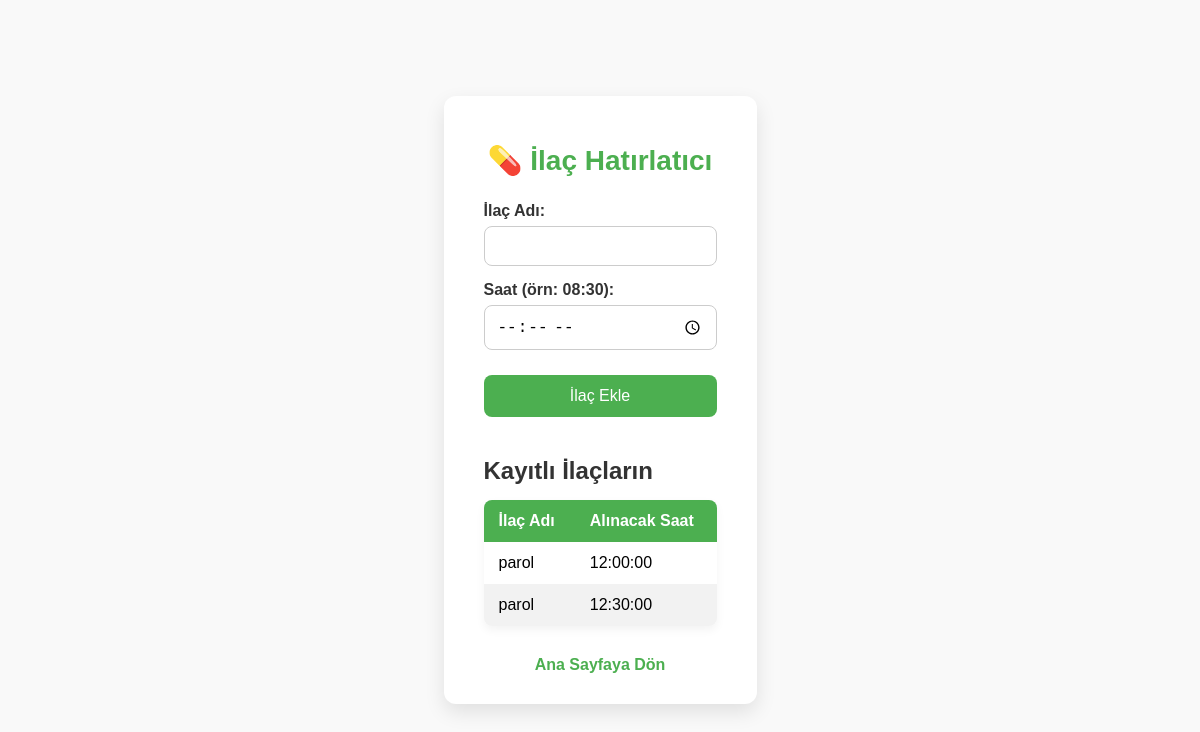
Page /pages/ilachatirlatici.php (signed in) on the committed database.
### tables this page shows
CREATE TABLE `ilaclar` (
  `id` int(11) NOT NULL,
  `user_id` int(11) NOT NULL,
  `ilac_ismi` varchar(255) NOT NULL,
  `ilac_saati` time NOT NULL
);

### pages/ilachatirlatici.php (the view, shortened to what this page needs)
<?php
include __DIR__ . '/../includes/connection.php';
$userId = $_SESSION['user_id'] ?? 1;
$stmt = $connection->prepare("SELECT * FROM ilaclar WHERE user_id = :user_id ORDER BY ilac_saati");
$stmt->bindParam(':user_id', $userId);
$stmt->execute();
$ilaclar = $stmt->fetchAll(PDO::FETCH_ASSOC);
?>
<!DOCTYPE html>
<html lang="tr">
<head>
    <link rel="stylesheet" href="../assets/css/ilachatirlatici.css?v=<?= time(); ?>">
</head>
<body>
    <div class="container">
        <h1>💊 İlaç Hatırlatıcı</h1>
        <form method="post" action="">
            <label for="ilac_ismi">İlaç Adı:</label>
            <input type="text" name="ilac_ismi" id="ilac_ismi" required />
            <label for="ilac_saati">Saat (örn: 08:30):</label>
            <input type="time" name="ilac_saati" id="ilac_saati" required />
            <button type="submit">İlaç Ekle</button>
        </form>
        <h2>Kayıtlı İlaçların</h2>
        <?php if (count($ilaclar) > 0): ?>
            <table>
                <thead>
                    <tr>
                        <th>İlaç Adı</th>
                        <th>Alınacak Saat</th>
                    </tr>
                </thead>
                <tbody>
                    <?php foreach ($ilaclar as $ilac): ?>
                        <tr>
                            <td><?=htmlspecialchars($ilac['ilac_ismi'])?></td>
                            <td><?=htmlspecialchars($ilac['ilac_saati'])?></td>
                        </tr>
                    <?php endforeach; ?>
                </tbody>
            </table>
        <?php else: ?>
            <p>Henüz kayıtlı ilaç yok.</p>
        <?php endif; ?>
        <a href="../index.php">Ana Sayfaya Dön</a>
    </div>
</body>
</html>

### assets/css/ilachatirlatici.css (style rules this page uses)
* { box-sizing: border-box; }
body, html { height: 100%; margin: 0; font-family: 'Poppins', sans-serif; background-color: #f9f9f9; display: flex; justify-content: center; align-items: center; padding: 20px; }
.container { background-color: white; max-width: 450px; width: 100%; border-radius: 12px; padding: 30px 40px; box-shadow: 0 8px 20px rgba(0,0,0,0.1); text-align: center; }
h1 { color: #4CAF50; margin-bottom: 25px; font-size: 28px; }
form label { display: block; text-align: left; font-weight: 600; color: #333; margin-bottom: 6px; margin-top: 15px; }
form input[type="text"], form input[type="time"] { width: 100%; padding: 10px 12px; font-size: 16px; border: 1.5px solid #ccc; border-radius: 8px; transition: border-color 0.3s ease; }
button { margin-top: 25px; width: 100%; background-color: #4CAF50; color: white; font-size: 16px; padding: 12px 0; border: none; border-radius: 8px; cursor: pointer; transition: background-color 0.3s ease; }
h2 { margin-top: 40px; margin-bottom: 15px; color: #333; text-align: left; }
table { width: 100%; border-collapse: collapse; border-radius: 8px; overflow: hidden; box-shadow: 0 4px 10px rgba(0,0,0,0.05); }
thead { background-color: #4CAF50; color: white; }
th, td { padding: 12px 15px; text-align: left; }
tbody tr:nth-child(even) { background-color: #f2f2f2; }
a { display: inline-block; margin-top: 30px; color: #4CAF50; font-weight: 600; text-decoration: none; transition: color 0.3s ease; }

### rows in the picture
ilaclar: ilac_ismi "parol", ilac_saati "12:00:00"
ilaclar: ilac_ismi "parol", ilac_saati "12:30:00"
